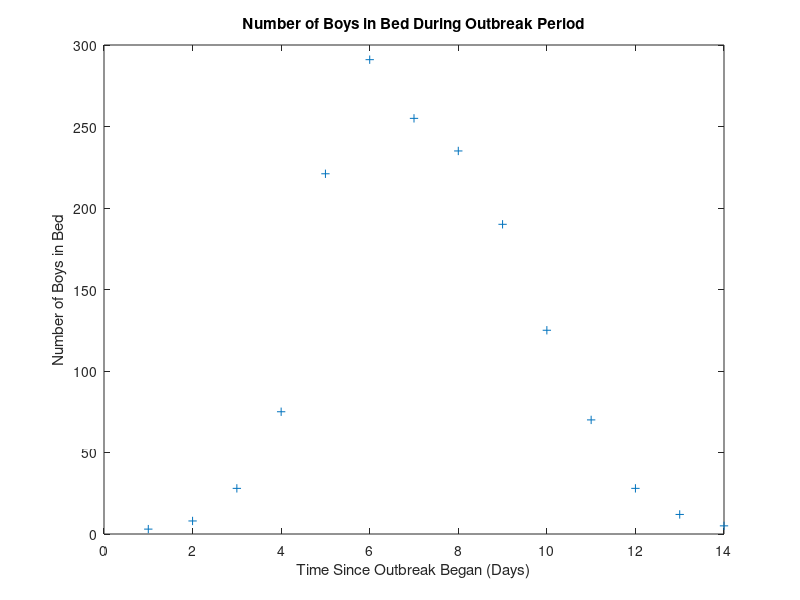
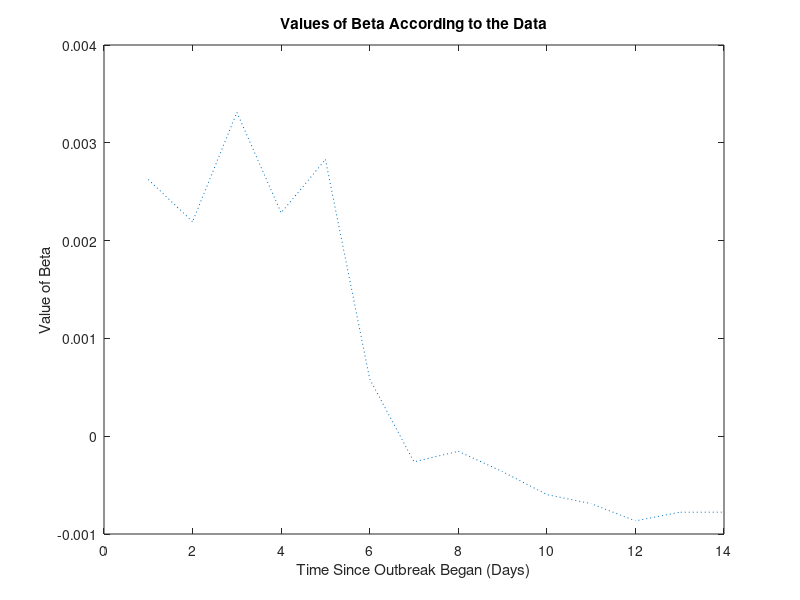
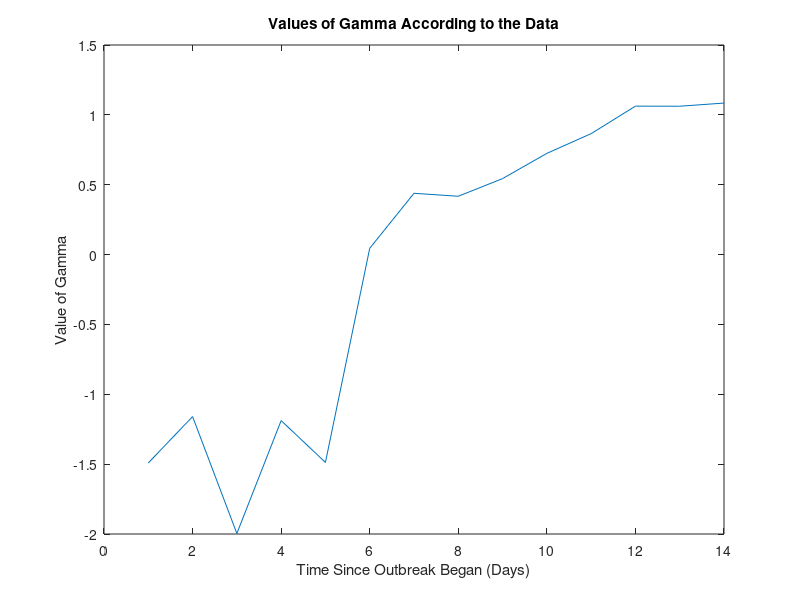
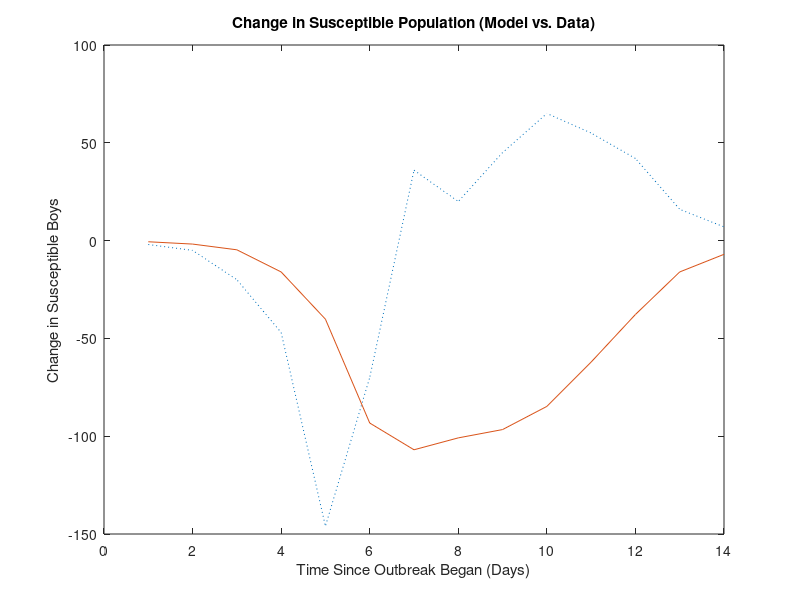

MATLAB code to generate these figures, in order:
%index of the number of days
T = linspace(1,14,14);

%index the number of boys that were in bed during those times
B = [3,8,28,75,221,291,255,235,190,125,70,28,12,5];

%plot the data 
figure
plot(T, B, '+')
title('Number of Boys in Bed During Outbreak Period')
xlabel('Time Since Outbreak Began (Days)')
ylabel('Number of Boys in Bed')

%it will be assumed that the number of infected boys is the number of boys
%that are currently bed ridden, with I(0) = 1
I = [1,3,8,28,75,221,291,255,235,190,125,70,28,12,5];

%it will be assumed that the number of susceptible boys is the total number
%minus the number that are bed ridden 
G = zeros(1,14);
for u = 1:14
    G(u) = 763-B(u);
end

S = [762,G];

%define the vector space, and the funciton/loops that will determine the
%values for beta at each timestep
beta = zeros(1,14);
for i = 1:14
    beta(i) = -(S(i+1)-S(i))./(S(i).*I(i));
end

%plot the data 
figure
plot(T, beta, ':')
title('Values of Beta According to the Data')
xlabel('Time Since Outbreak Began (Days)')
ylabel('Value of Beta')

%find the average for beta using the mean function
betaAVG = mean(beta)

%the value of betaAVG = 6.6719e-04

%define the vector space, and the function/loops that will determine the
%values for the gamma at each time step 
%the average value of gamma will be used to find the time step values of
%gamma
gamma = zeros(1,14);
for u = 1:14
    gamma(u) = (I(u+1)-I(u)-betaAVG*S(u)*I(u))/(-I(u));
end

gammaAVG = mean(gamma);

% the value of gammaAVG = -0.0771

%plot the data 
figure
plot(T, gamma, '-')
title('Values of Gamma According to the Data')
xlabel('Time Since Outbreak Began (Days)')
ylabel('Value of Gamma')

%using the data and the model, find the optimal value for beta, with the
%starting point of beta = .00066719
phi = @(b) (sum((S(i+1)-S(i))-(-b.*S(i).*I(i))).^2);

% find the value that minimizes b
[b,fval]=fminsearch(phi,.00066719)


%using the value of b above, find the optimal value for gamma, with the
%starting point of gamma = 0.0771
zhi = @(g) (sum((I(i+1)-I(i))-((b.*S(i).*I(i))-g.*I(i))).^2);

% find the value that minimizes g
[g,fval]=fminsearch(zhi,.0771)

%find the change in the number of susceptible boys in the data, as well as
%the change in the number of infected boys
changeS = zeros(1,14);
changeI = zeros(1,14);
for k = 1:14
    changeS(k) = S(k+1)-S(k);
    changeI(k) = I(k+1)-I(k);
end

%find the change in the number of susceptible boys in the model, as well as
%the change in the number of infected boys in the model
changeSM = zeros(1,14);
changeIM = zeros(1,14);
for y = 1:14
    changeSM(y) = b.*S(y).*I(y);
    changeIM(y) = -b.*S(y).*I(y)-g.*I(y);
end

%plot the data 
figure
plot(T, changeS,':', T, changeSM, '-')
title('Change in Susceptible Population (Model vs. Data)')
xlabel('Time Since Outbreak Began (Days)')
ylabel('Change in Susceptible Boys')

%plot the data 
figure
plot(T, changeI,':', T, changeIM, '-')
title('Change in Infected Population (Model vs. Data)')
xlabel('Time Since Outbreak Began (Days)')
ylabel('Number in Infected Boys')

